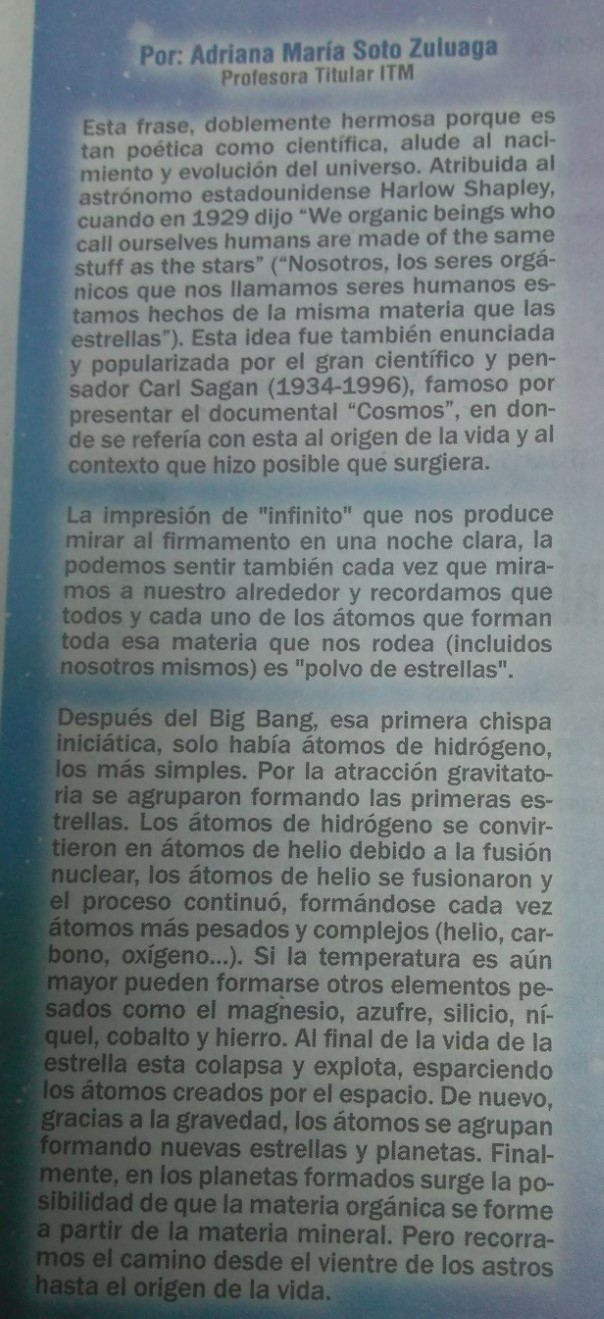
#> input picture taller3/img7.jpg, 604 x 1319 px
$ python problema1.py   (older library calls are emulated)
#> lines starting #> are read from the running program, lines starting #| are printed output that depends on the picture; after the words box and inside, x2 and y2 are one past the last pixel; in counts of white or black regions, pixels touching at a corner belong together
### taller3/funciones.py
# -*- coding: utf-8 -*-
"""
Created on Tue Aug 28 16:39:39 2018

@author: Manuel Andres Sanchez Muñoz

Funciones

"""
import numpy as np
import scipy.signal as sg
import cv2

# [5 lines left out: function my_gamma, not called in this run]

def grayWhite(image, A, B):
    imageArray = np.array(image)
    zeroArray = np.zeros(imageArray.shape)
    zeroArray[(imageArray>=A)&(imageArray<=B)] = 255
    returnImage = np.uint8(zeroArray)
    return returnImage

# [5 lines left out: function grayBlack, not called in this run]

def my_hist(im):
    [row, col] = im.shape;
    vec = np.zeros(256)
    print(vec.shape)
    for i in range(0,row-1):
        for j in range(0,col-1):
            valor = im[i,j]
            vec[valor] = vec[valor] + 1
    return vec

# [85 lines left out: functions my_equal, rgb2ycbcr, ycbcr2rgb, my_linealTrozos, logarithm, negative and 5 more, not called in this run]

def my_rgb2cmy(im):
    CMY = 255-im
    return CMY

def my_cmy2rgb(im):
    RGB = 255-im
    return RGB

# [59 lines left out: functions my_mseRGB, my_threshold, rgb2hsi, hsi2rgb, not called in this run]

def frontera3x3(img):
    ret,thresh1 = cv2.threshold(255-img,190,255,cv2.THRESH_BINARY)
    kernel = np.ones((3,3),np.uint8)
    erosion = cv2.erode(255-thresh1,kernel,iterations = 1)
    imgFrontera = (255-thresh1) - erosion
    return imgFrontera

# [6 lines left out: function frontera5x5, not called in this run]

### taller3/problema1.py
# -*- coding: utf-8 -*-
"""
Created on Fri Oct 19 06:51:55 2018

@author: Manuel Andres Sanchez Muñoz
"""

import numpy as np
import cv2
from matplotlib import pyplot as plt
import funciones as fun

img = cv2.imread('img7.jpg',0)
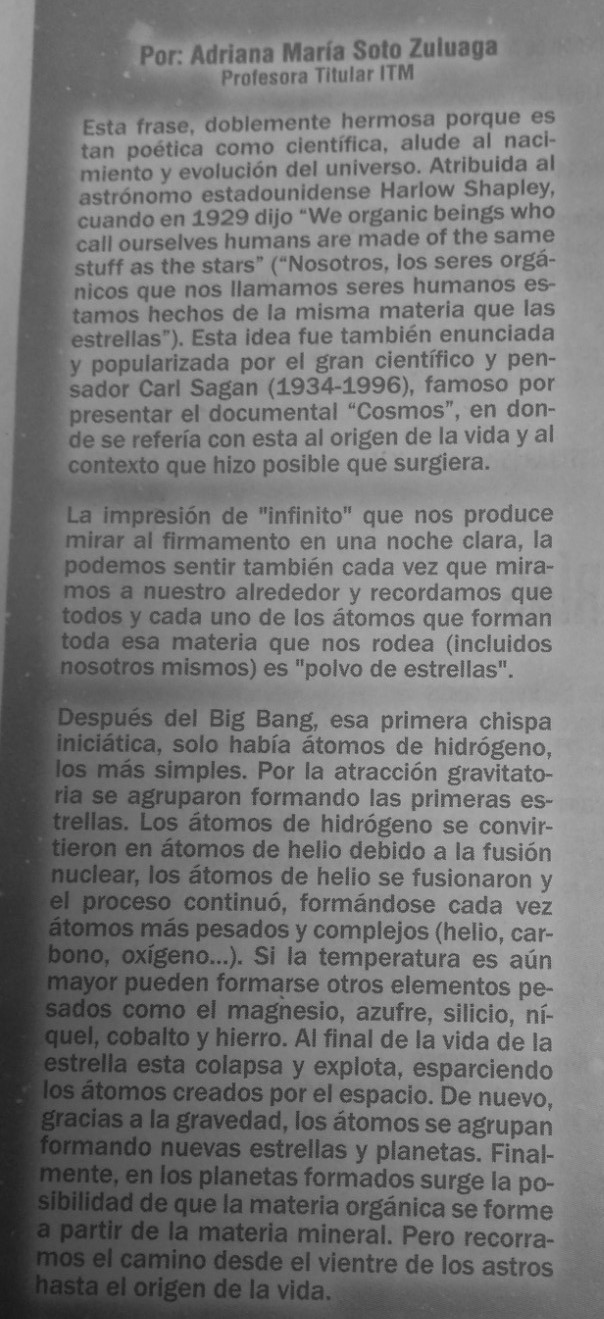
#> img: shape (1319, 604); min 24, max 189, mean 120.2
plt.imshow(img,cmap = 'gray')
plt.title('Imagen Original en Escala de Grises')

h = fun.my_hist(img)
#> after the loop in my_hist, `for i in range(0,row-1):`: vec = 256 values, max 14920 at index 154, min 0 at index 0, mean 3104.5
#> h has the same summary as vec in my_hist
plt.figure()
plt.bar(np.arange(256),h)
plt.title("Histograma de la Imagen Original en Escala de Grises")

imgGW = fun.grayWhite(img,40,170)
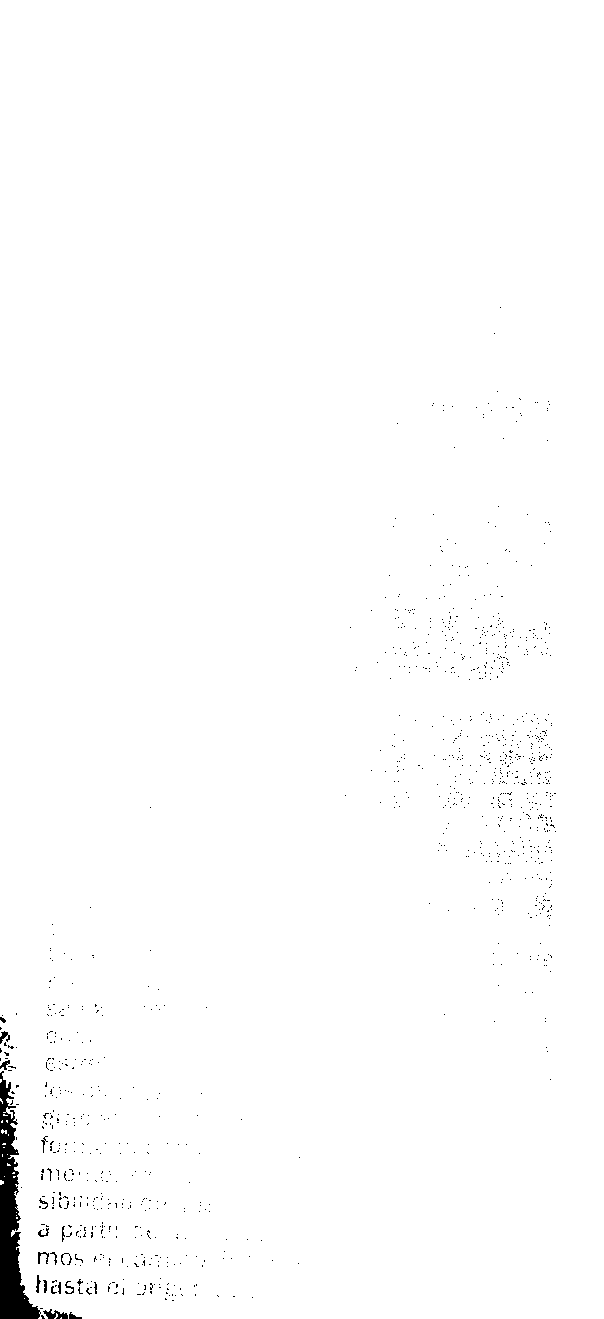
#> imgGW: shape (1319, 604); 99.1% white; 1112 black regions (1093 under 20 px), largest, box (x1, y1, x2, y2) and area: (0, 1071, 41, 1319) 4181, (43, 1309, 68, 1319) 137, (0, 1031, 10, 1044) 64
plt.figure()
plt.imshow(imgGW,cmap = 'gray')
plt.title('Imagen Pasada Realce de Grises')

kernel = np.ones((3,3),np.uint8)
erosion = cv2.erode(imgGW,kernel,iterations = 1)
#> erosion: shape (1319, 604); 97.7% white; 645 black regions (499 under 20 px), largest, box (x1, y1, x2, y2) and area: (0, 1047, 83, 1319) 5460, (0, 1026, 18, 1050) 204, (37, 1251, 58, 1266) 204
dilation = cv2.dilate(imgGW,kernel,iterations = 1)
#> dilation: shape (1319, 604); 99.6% white; 22 black regions (18 under 20 px), largest, box (x1, y1, x2, y2) and area: (0, 1081, 39, 1319) 3348, (47, 1313, 55, 1319) 27, (70, 1315, 81, 1319) 22, (59, 1315, 67, 1319) 20
opening = cv2.morphologyEx(imgGW,cv2.MORPH_OPEN, kernel)
#> opening: shape (1319, 604); 99% white; 875 black regions (846 under 20 px), largest, box (x1, y1, x2, y2) and area: (0, 1071, 82, 1319) 4679, (0, 1027, 17, 1049) 114, (0, 1052, 16, 1071) 105
closing = cv2.morphologyEx(imgGW,cv2.MORPH_CLOSE, kernel)
#> closing: shape (1319, 604); 99.5% white; 17 black regions (11 under 20 px), largest, box (x1, y1, x2, y2) and area: (0, 1080, 40, 1319) 3947, (44, 1311, 56, 1319) 60, (57, 1314, 68, 1319) 48, (0, 1032, 8, 1043) 45, (69, 1314, 82, 1319) 43, (2, 1062, 7, 1067) 22

plt.figure()
plt.subplot(221)
plt.imshow(erosion,cmap = 'gray')
plt.axis("off")
plt.title('Imagen Erosionada')

plt.subplot(222)
plt.imshow(dilation,cmap = 'gray')
plt.axis("off")
plt.title('Imagen Dilatada')

plt.subplot(223)
plt.imshow(opening,cmap = 'gray')
plt.axis("off")
plt.title('Imagen con Opening')

plt.subplot(224)
plt.imshow(closing,cmap = 'gray')
plt.axis("off")
plt.title('Imagen con Closing')

kernel2 = np.ones((5,5),np.uint8)
erosion = cv2.erode(imgGW,kernel2,iterations = 1)
#> erosion: shape (1319, 604); 95.8% white; 363 black regions, largest, box (x1, y1, x2, y2) and area: (0, 1013, 84, 1319) 6425, (525, 712, 554, 786) 1253, (490, 729, 534, 787) 1078
dilation = cv2.dilate(imgGW,kernel2,iterations = 1)
#> dilation: shape (1319, 604); 99.7% white; 8 black regions (4 under 20 px), largest, box (x1, y1, x2, y2) and area: (0, 1157, 37, 1319) 2540, (0, 1125, 14, 1153) 133, (0, 1084, 6, 1097) 59, (0, 1106, 4, 1118) 24
opening = cv2.morphologyEx(imgGW,cv2.MORPH_OPEN, kernel2)
#> opening: shape (1319, 604); 98.8% white; 647 black regions (610 under 20 px), largest, box (x1, y1, x2, y2) and area: (0, 1027, 82, 1319) 5252, (36, 1275, 83, 1294) 380, (38, 1252, 83, 1265) 222
closing = cv2.morphologyEx(imgGW,cv2.MORPH_CLOSE, kernel2)
#> closing: shape (1319, 604); 99.5% white; 6 black regions, box (x1, y1, x2, y2) and area: (0, 1123, 39, 1319) 3511, (0, 1082, 8, 1099) 121, (0, 1104, 6, 1120) 72, (48, 1314, 54, 1319) 30, (62, 1314, 68, 1319) 29, (69, 1315, 76, 1319) 27

plt.figure()
plt.subplot(221)
plt.imshow(erosion,cmap = 'gray')
plt.axis("off")
plt.title('Imagen Erosionada')

plt.subplot(222)
plt.imshow(dilation,cmap = 'gray')
plt.axis("off")
plt.title('Imagen Dilatada')

plt.subplot(223)
plt.imshow(opening,cmap = 'gray')
plt.axis("off")
plt.title('Imagen con Opening')

plt.subplot(224)
plt.imshow(closing,cmap = 'gray')
plt.axis("off")
plt.title('Imagen con Closing')

imgFrontera = fun.frontera3x3(img)
#> in frontera3x3, `ret,thresh1 = cv2.threshold(255-img,190,255,cv2.THRESH_BINARY)`:
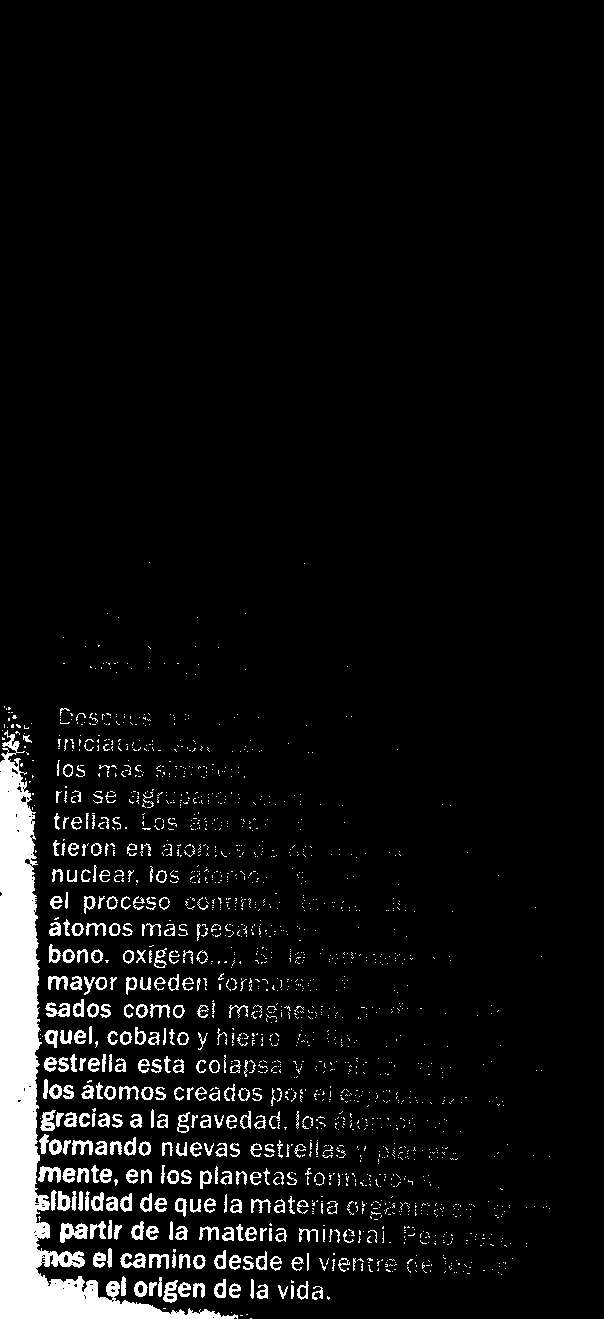
#> thresh1: shape (1319, 604); 6.3% white; 1717 white regions (1428 under 20 px), largest, box (x1, y1, x2, y2) and area: (0, 730, 238, 1319) 25010, (60, 1223, 88, 1243) 335, (38, 1166, 61, 1183) 231
#> in frontera3x3, `erosion = cv2.erode(255-thresh1,kernel,iterations = 1)`:
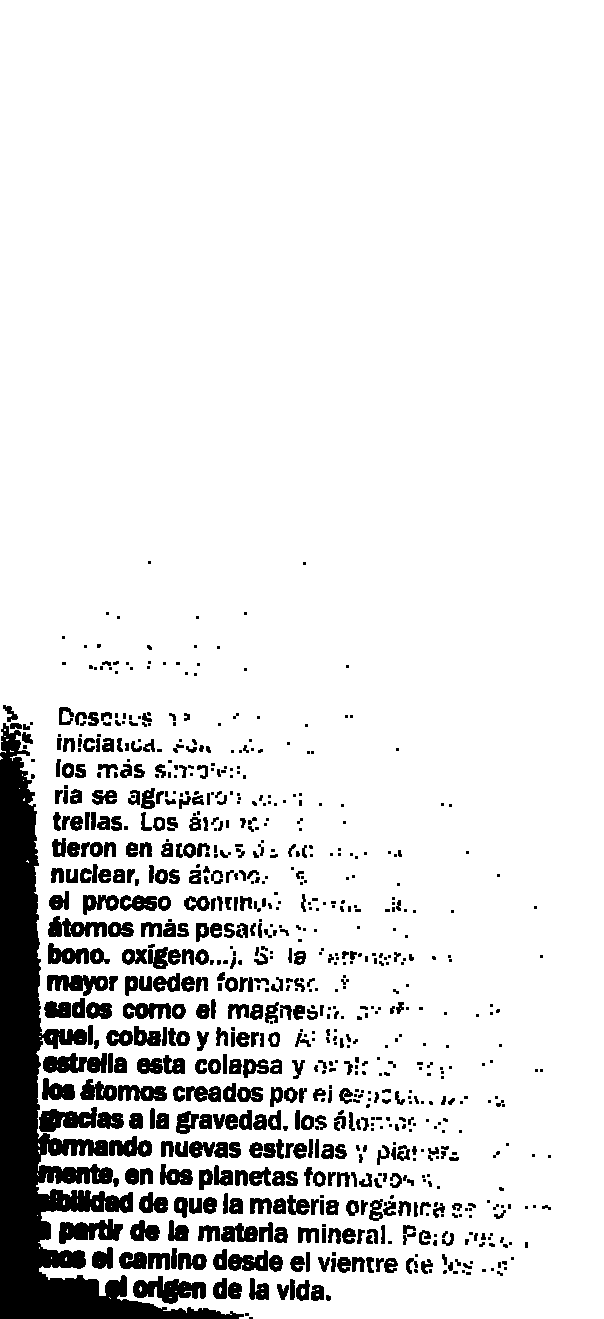
#> erosion: shape (1319, 604); 88.8% white; 786 black regions (374 under 20 px), largest, box (x1, y1, x2, y2) and area: (0, 723, 244, 1319) 31671, (133, 1276, 206, 1304) 1185, (59, 1219, 123, 1244) 1008
#> in frontera3x3, `imgFrontera = (255-thresh1) - erosion`:
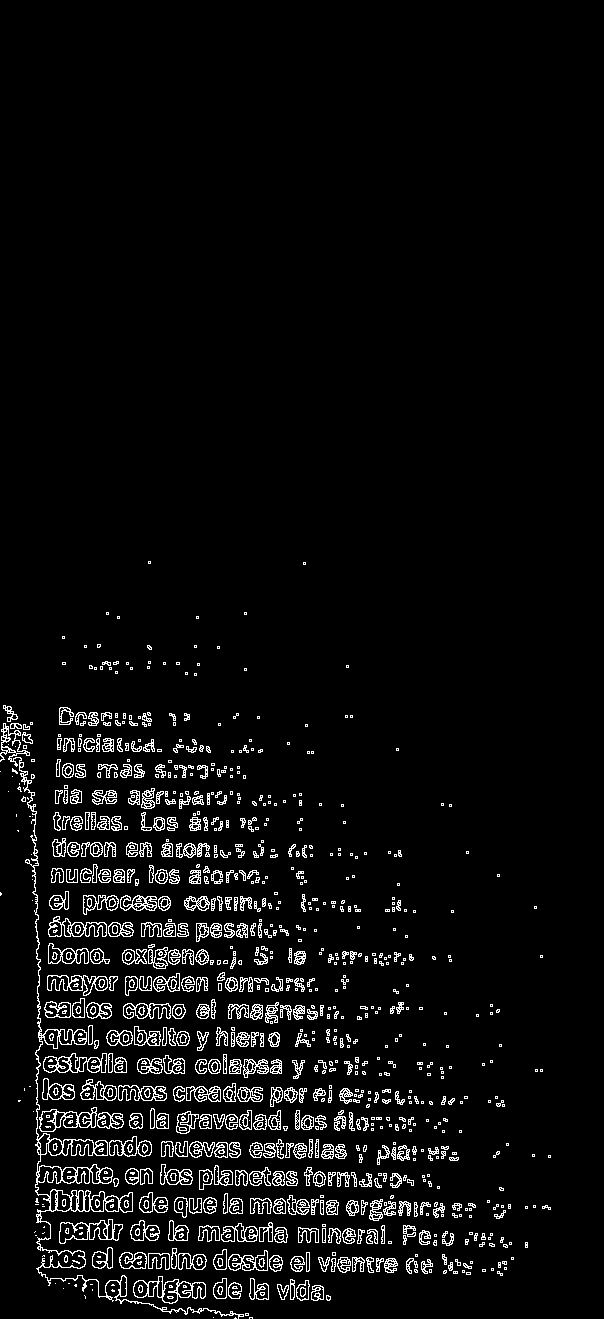
#> imgFrontera: shape (1319, 604); 5% white in thin lines or dots, all inside (x1, y1, x2, y2) = (0, 561, 551, 1319)
plt.figure()
plt.imshow(imgFrontera,cmap = 'gray')
plt.title('Imagen Frontera con 3 x 3')
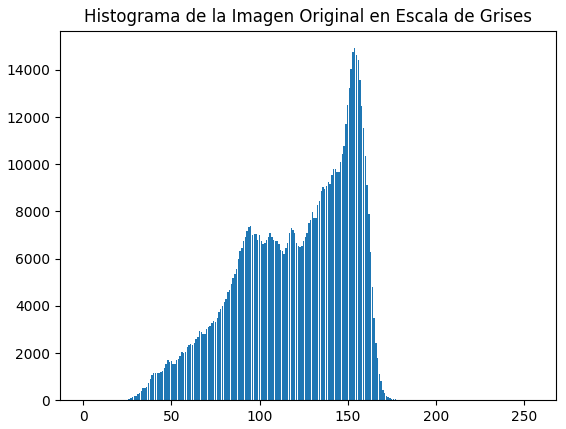
#> figure drawn by matplotlib, 1 panel; tallest bar 14920 high, from x = 153.6 to 154.4

$ run again, with taller3/bear.jpg copied over taller3/img7.jpg
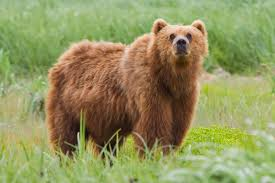
#> input picture taller3/bear.jpg, 275 x 183 px
#> after the loop in my_hist, `for i in range(0,row-1):`: vec = 256 values, max 1025 at index 169, min 0 at index 0, mean 194.8
#> h has the same summary as vec in my_hist
#> `imgGW = fun.grayWhite(img,40,170)`:
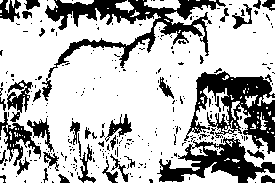
#> imgGW: shape (183, 275); 71.6% white; 282 black regions (245 under 20 px), largest, box (x1, y1, x2, y2) and area: (42, 0, 226, 101) 3817, (184, 71, 275, 154) 3327, (157, 137, 275, 183) 2247
#> thresh1: shape (183, 275); 8.2% white; 73 white regions (65 under 20 px), largest, box (x1, y1, x2, y2) and area: (146, 59, 190, 149) 1871, (85, 103, 139, 147) 1235, (61, 111, 80, 155) 479
#> imgFrontera: shape (183, 275); 4.9% white in thin lines or dots, all inside (x1, y1, x2, y2) = (40, 25, 226, 166)
#> `plt.title('Imagen Frontera con 3 x 3')`:
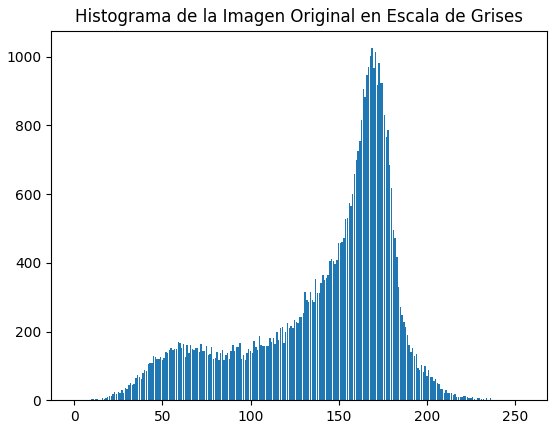
#> figure drawn by matplotlib, 1 panel; tallest bar 1025 high, from x = 168.6 to 169.4

$ run again, with taller3/church.jpg copied over taller3/img7.jpg
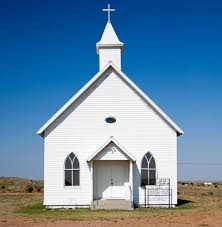
#> input picture taller3/church.jpg, 222 x 227 px
#> after the loop in my_hist, `for i in range(0,row-1):`: vec = 256 values, max 656 at index 241, min 1 at index 15, mean 195.1
#> h has the same summary as vec in my_hist
#> `imgGW = fun.grayWhite(img,40,170)`:
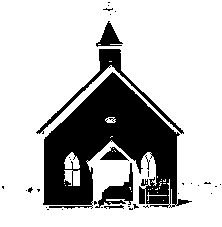
#> imgGW: shape (227, 222); 75.5% white; 36 black regions (30 under 20 px), largest, box (x1, y1, x2, y2) and area: (43, 72, 192, 209) 10033, (36, 49, 184, 134) 1049, (95, 163, 133, 208) 592, (96, 21, 123, 47) 315, (100, 147, 129, 161) 197, (104, 205, 124, 209) 41
#> thresh1: shape (227, 222); 15.8% white; 109 white regions (101 under 20 px), largest, box (x1, y1, x2, y2) and area: (0, 0, 222, 51) 7272, (141, 174, 156, 187) 101, (175, 199, 195, 207) 69
#> imgFrontera: shape (227, 222); 3.8% white in thin lines or dots
#> `plt.title('Imagen Frontera con 3 x 3')`:
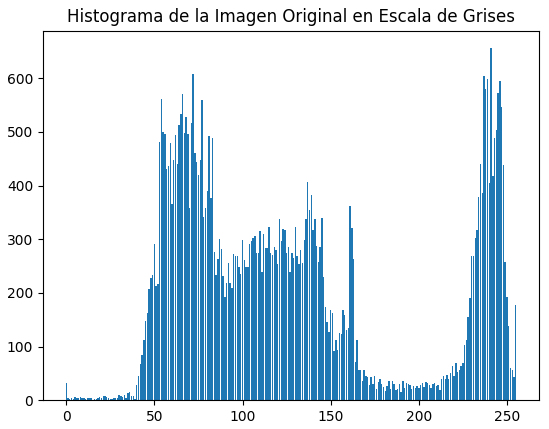
#> figure drawn by matplotlib, 1 panel; tallest bar 656 high, from x = 240.6 to 241.4
